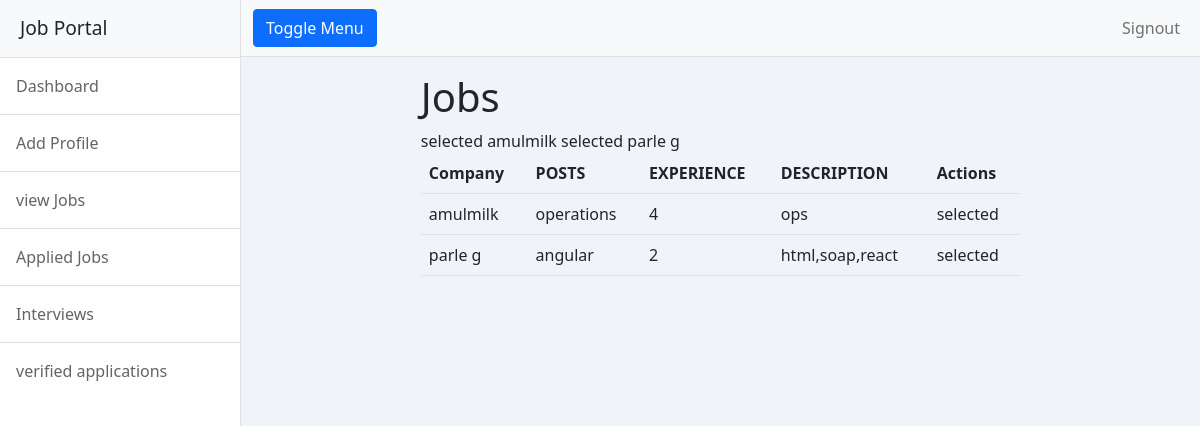
/jobseekers/jobs/applications/selected (signed in), run on the app's committed database.
### employer/models.py (models this page shows, shortened)
class Application(models.Model):
    job=models.ForeignKey(Jobs,on_delete=models.CASCADE)
    user=models.ForeignKey(MyUser,on_delete=models.CASCADE)
    options = (('applied', 'applied'), ('intouch', 'intouch'), ('selected', 'selected'),
               ('not selected', 'not selected'))
    application_status = models.CharField(max_length=20, choices=options, default='applied')
    company=models.ForeignKey(CompanyProfile,on_delete=models.CASCADE,null=True)

class Jobs(models.Model):
    edd = date.today() + timedelta(days=15)
    company=models.ForeignKey(CompanyProfile,on_delete=models.CASCADE)
    post_name=models.CharField(max_length=50)
    experience=models.CharField(max_length=50)
    description=models.CharField(max_length=100)
    posted_date=models.DateField(auto_now_add=True, null=True)
    last_date= models.DateField(default=edd, null=True)

class CompanyProfile(models.Model):
    company=models.OneToOneField(MyUser,on_delete=models.CASCADE)
    company_name=models.CharField(max_length=50)
    description = models.CharField(max_length=150)
    logo=models.ImageField(upload_to="image",null=True)

### jobseekers/views.py (the view)
# urls.py: path("jobs/applications/selected",views.SelectedJobs.as_view(),name="selected"),
class SelectedJobs(TemplateView):
    model=Application
    form_class=forms.JobApplication
    template_name = "jobseeker/selectedjobs.html"
    queryset=model.objects.all()
    def get(self, request, *args, **kwargs):
        user_jobs= Application.objects.filter(user=request.user,application_status="selected")
        print(user_jobs)
        return render(request, self.template_name, {"company": user_jobs})

### jobseekers/templates/jobseeker/selectedjobs.html (shortened to what this page needs)
<!DOCTYPE html>
{%extends 'jobseeker/jobseekerbase.html'%}
 {%block body_block%}
<div class="container mt-3">
    <div class="row">
        <div class="col-2">
        </div>
        <div class="col-8">
            <h1>Jobs</h1>
           <form action="" method="post">
               <table class="table">
                   <tr>
                       <td><strong>Company</strong></td>
                       <td><strong>POSTS</strong></td>
                       <td><strong>EXPERIENCE</strong></td>
                       <td><strong>DESCRIPTION</strong></td>
                       <td colspan="2"><strong>Actions</strong></td>
                   </tr>
                   {%for comp in company%}
                   <tr>{{comp.application_status}}
                       <td>{{comp.job.company.company_name}}</td>
                       <td>{{comp.job.post_name}}</td>
                       <td>{{comp.job.experience}}</td>
                       <td>{{comp.job.description}}</td>
                       <td>{{comp.application_status}}</td>
                   </tr>
{%endfor%}
               </table>
            </form>
        </div>
        <div class="col-2"></div>
    </div>
</div>
{%endblock%}

### employer/static/css/customstyle.css (style rules this page uses)
body { background: #eee }
body { background: #F1F3FA; }

### data on the page
Application: job.company.company_name "amulmilk", job.post_name "operations", job.experience "4", job.description "ops", application_status "selected"
Application: job.company.company_name "parle g", job.post_name "angular", job.experience "2", job.description "html,soap,react", application_status "selected"
